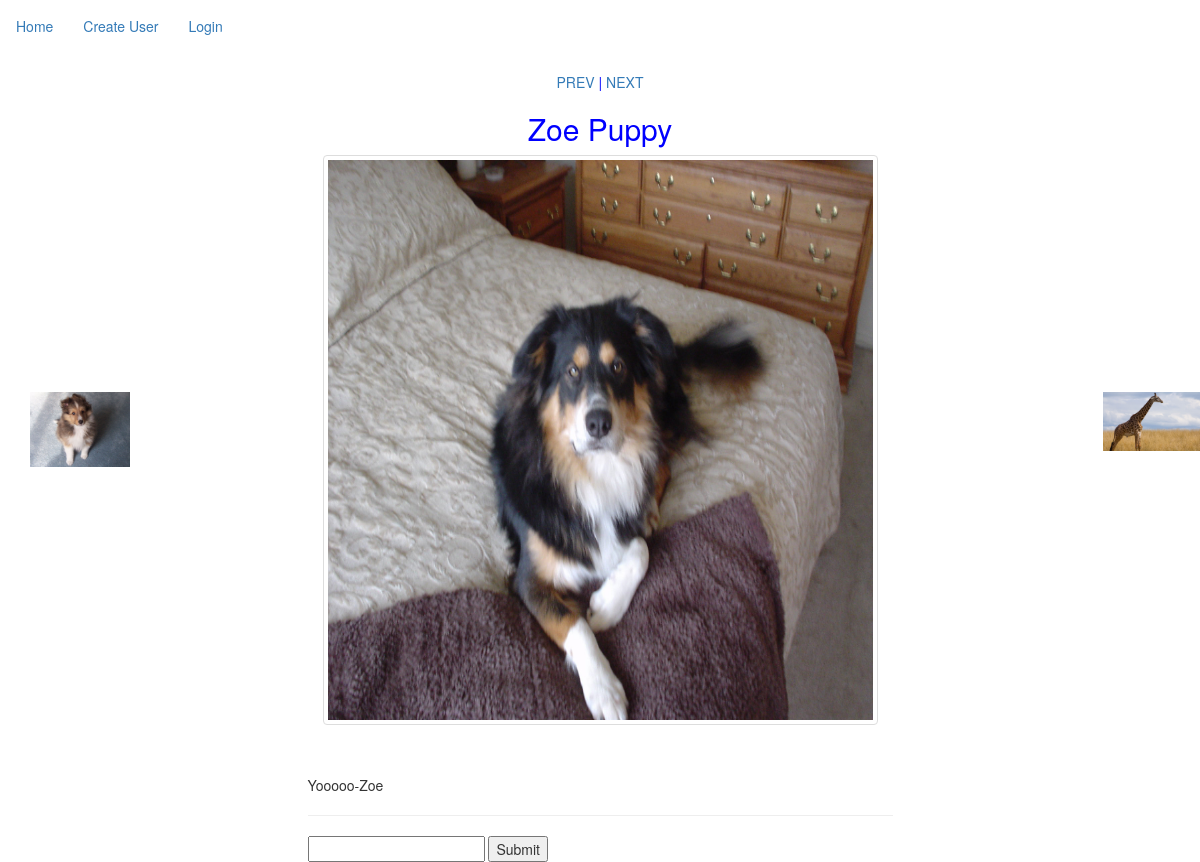
The page /image/2/ on the database its author committed.
### image/models.py (models this page shows, shortened)
class Image(models.Model):
    user = models.ForeignKey('auth.User')
    title = models.CharField(max_length=40)
    description = models.TextField()
    time = models.DateTimeField(auto_now_add=True)
    picture = models.FileField()
    graphic = models.BooleanField(default=False)
    @property
    def image_url(self):
        if self.picture:
            return self.picture.url
        return "http://images.clipartpanda.com/animated-question-mark-for-powerpoint-1256186461796715642question-mark-icon.svg.hi.png"

class Comment(models.Model):
    user = models.ForeignKey('auth.User')
    body = models.CharField(max_length=140)
    image = models.ForeignKey(Image)
    time = models.DateTimeField(auto_now_add=True)

### image/views.py (the view)
# urls.py: url(r'^image/(?P<pk>\d+)/$', ImageDetailView.as_view(), name='image_detail_view'),
class ImageDetailView(DetailView):
    model = Image
    def get_context_data(self, **kwargs):
        context = super().get_context_data(**kwargs)
        comms = Comment.objects.filter(image=self.kwargs['pk'])
        x = Image.objects.all()
        y = x.get(id=self.kwargs['pk'])
        z = y.id
        next_page = z + 1
        prev_page = z - 1
        stopper_end = Image.objects.last().id
        stopper_start = Image.objects.first().id
        def next_right_x(self):
            current_id = z
            while current_id < stopper_end:
                current_id += 1
                try:
                    if x.get(id=current_id):
                        return current_id
                except ObjectDoesNotExist:
                    pass
            return stopper_start
        def next_left_x(self):
            current_id = z
            while current_id > 1:
                current_id -= 1
                try:
                    if x.get(id=current_id):
                        return current_id
                except ObjectDoesNotExist:
                    pass
            return stopper_end
        context['comms'] = comms
        context['left_obj'] = x.get(id=next_left_x(self))
        context['right_obj'] = x.get(id=next_right_x(self))
        return context

### templates/image/image_detail.html (shortened to what this page needs)
{% extends 'base.html' %}
{% block content %}
<div class="row">
<div class="col-md-3">
  <img class="left" src="{{ MEDIA_URL }}{{ left_obj.image_url }}" alt="" />
</div>
<div class="col-md-6">
  <div class="center">
    <a href="{% url 'image_detail_view' left_obj.id %}">PREV</a> |
    <a href="{% url 'image_detail_view' right_obj.id %}">NEXT</a>
  </div>
  <h2 class="center">{{ image.title }}</h2>
  <div class="thumbnail">
  <img class="medium" src="{{ MEDIA_URL }}{{ image.image_url }}" alt="" />
 </div>
 <div class="row blank"></div>
 <div class="row">
   <div class="col-md-3">
   </div>
   <br>
   {% for x in comms %}
   {{ x.body }}-{{ x.user }}<hr>
   {% endfor %}
   <form class="" action="{%  url 'comment_create_view' image.id %}" method="post">
          <input type="text" name="body" value="">
          <input type="submit" name="" value="Submit">
        </form>
 </div>
</div>
<div class="col-md-2">
</div>
<div class="col-md-1">
  <img class="right" src="{{ MEDIA_URL }}{{ right_obj.image_url }}" alt="" />
</div>
</div>
{% endblock %}

### image/static/css/theme.css (style rules this page uses)
.medium { height: 70vh !important; }
.blank { height: 10px; }
.center { text-align: center; color: blue; }
.left { padding-top: 40vh; max-width: 100px; max-width: 100px; }
.right { padding-top: 40vh; max-width: 100px; max-width: 100px; }

### rows shown on the page
Image: image_url (picture)
Image: title "Zoe Puppy", image_url (picture)
Comment: body "Yooooo", user "Zoe"
Image: image_url (picture)
